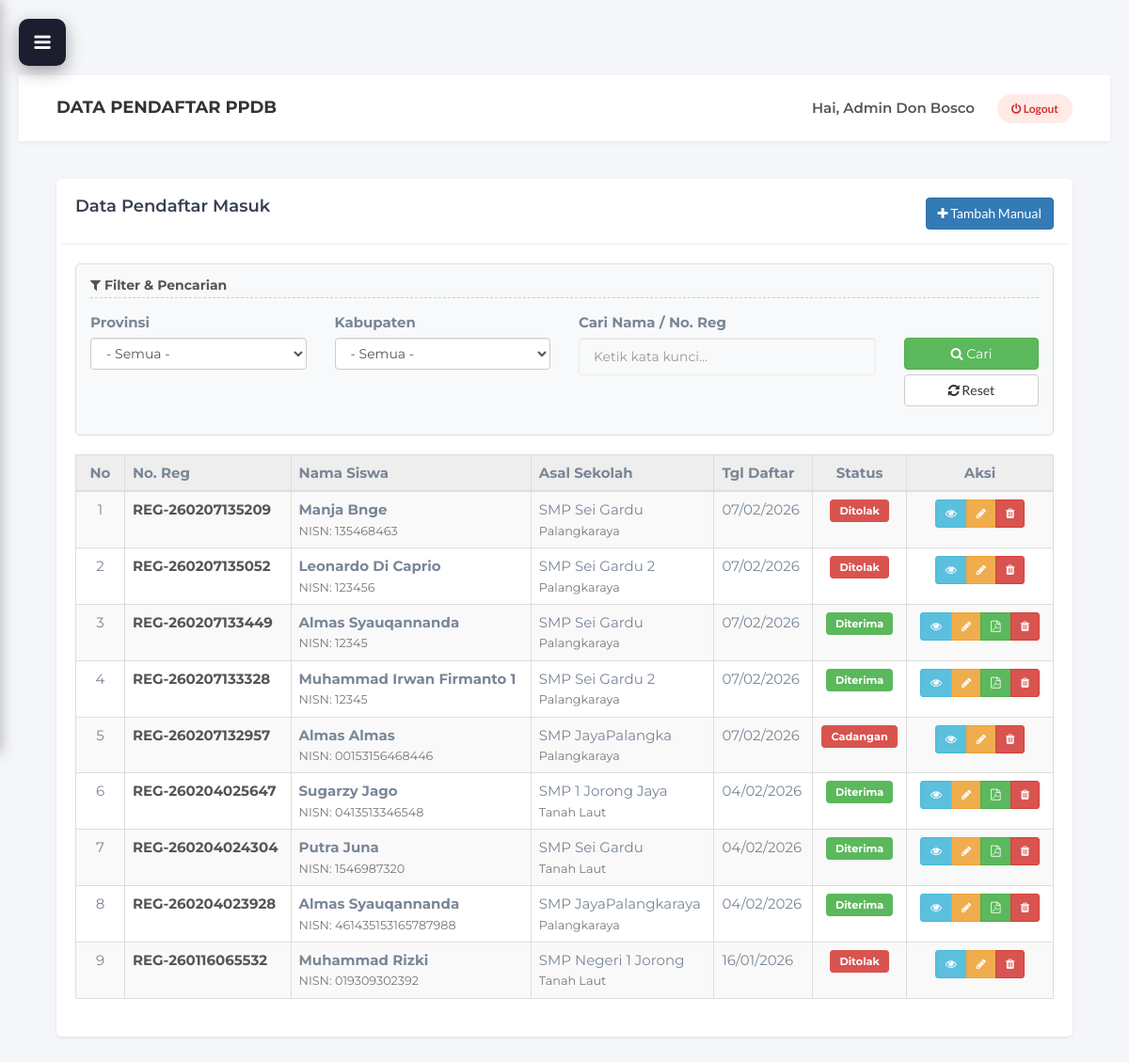
The app's page /admin/pendaftar_ppdb.php (signed in), older data.
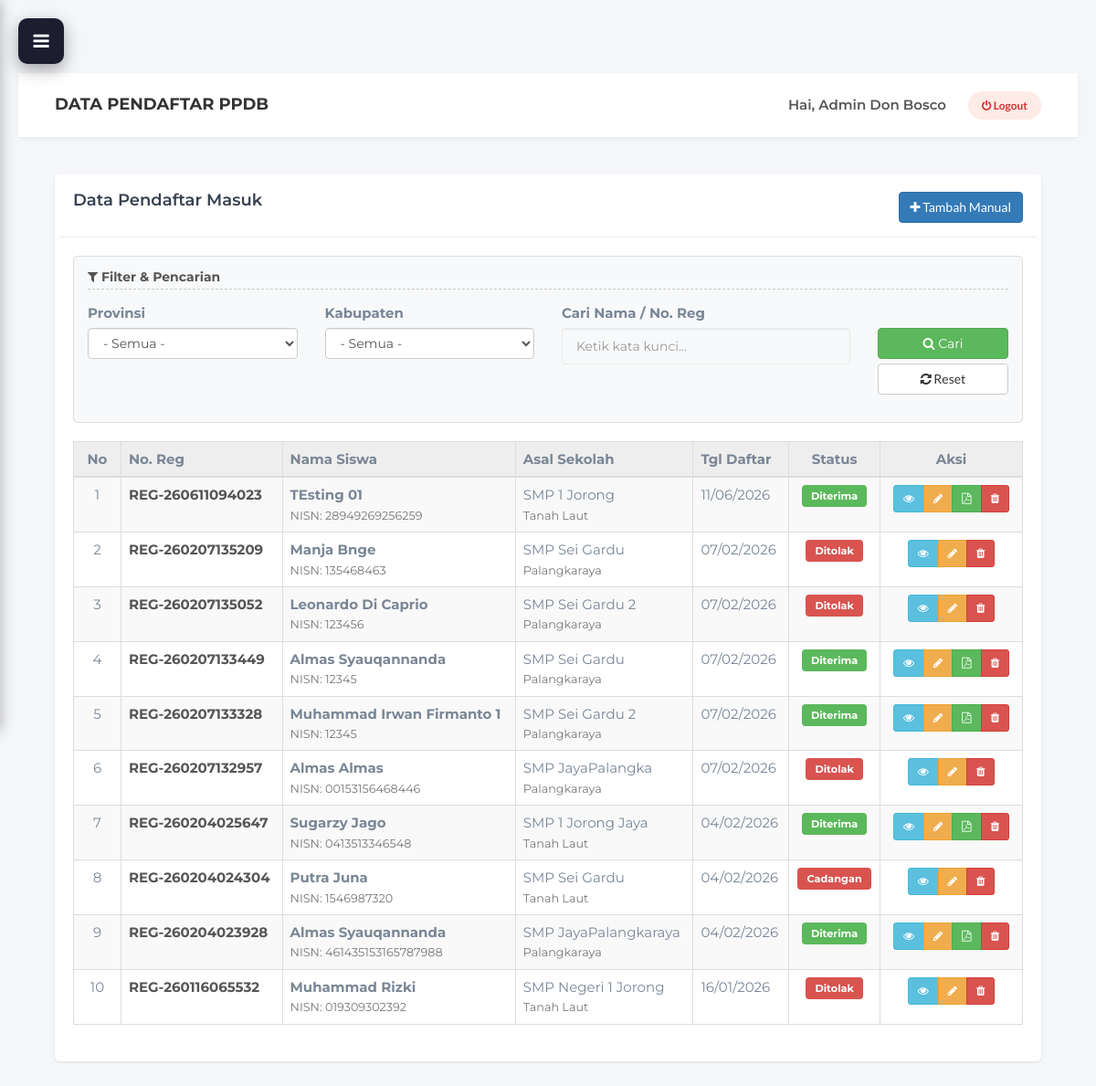
The same page, newer data.
### tables this page shows
CREATE TABLE `pendaftar_ppdb` (
  `id_pendaftar` int NOT NULL,
  `no_registrasi` varchar(20) DEFAULT NULL,
  `nisn` varchar(20) NOT NULL,
  `nama_lengkap` varchar(100) NOT NULL,
  `tempat_lahir` varchar(50) NOT NULL,
  `tanggal_lahir` date NOT NULL,
  `jenis_kelamin` enum('Laki-Laki','Perempuan') NOT NULL,
  `agama` varchar(20) NOT NULL,
  `alamat_lengkap` text NOT NULL,
  `no_hp_siswa` varchar(20) NOT NULL,
  `email_siswa` varchar(100) NOT NULL,
  `no_kk` varchar(20) NOT NULL,
  `nik` varchar(20) NOT NULL,
  `no_akte_lahir` varchar(50) NOT NULL,
  `npsn_smp` varchar(20) NOT NULL,
  `nama_sekolah_asal` varchar(100) NOT NULL,
  `provinsi_smp` varchar(50) NOT NULL,
  `kabupaten_smp` varchar(50) NOT NULL,
  `kecamatan_smp` varchar(50) NOT NULL,
  `foto_siswa` varchar(255) DEFAULT NULL,
  `tanggal_daftar` datetime DEFAULT CURRENT_TIMESTAMP,
  `status_seleksi` enum('Menunggu','Diterima','Ditolak','Cadangan') DEFAULT 'Menunggu',
  `jalur_seleksi` enum('Prestasi','Zonasi','Afirmasi') NOT NULL DEFAULT 'Zonasi'
);

### views/admin/pendaftar_ppdb.php (the view, shortened to what the rows shown need)
<?php
$rootPath = dirname(__DIR__, 2);
require_once $rootPath . '/models/PPDBModel.php';
$ppdbModel = new PPDBModel();
$aksi = isset($_GET['aksi']) ? $_GET['aksi'] : 'index';
$data_pendaftar = $ppdbModel->getAllPendaftar($_GET);
require_once 'template/header.php';
require_once 'template/sidebar.php';
?>
<div class="main-content">
    <div class="content-wrapper">
        <?php
        if ($aksi == 'tambah'):
        ?>
            <div class="row">
                <div class="col-md-12">
                    <div class="card-box" style="background: #fff; padding: 25px; border-radius: 5px; box-shadow: 0 1px 3px rgba(0,0,0,0.1);">
                        <div class="row">
                            <div class="col-md-6"><h4><i class="fa fa-plus-circle"></i> Tambah Data Siswa Baru</h4></div>
                            <div class="col-md-6 text-right"><a href="pendaftar_ppdb.php" class="btn btn-default">Batal</a></div>
                        </div>
                        <hr>
                        <form action="pendaftar_ppdb.php?aksi=proses_tambah" method="POST" enctype="multipart/form-data">
                            <div class="row">
                                <div class="col-md-6">
                                    <h5 style="border-bottom: 2px solid #007bff; padding-bottom: 5px; margin-bottom: 15px;"><i class="fa fa-user"></i> Data Pribadi</h5>
                                    <div class="form-group">
                                        <label>NISN <span class="text-danger">*</span></label>
                                        <input type="number" name="nisn" class="form-control" placeholder="Masukkan NISN" required>
                                    </div>
                                    <div class="form-group">
                                        <label>Nama Lengkap <span class="text-danger">*</span></label>
                                        <input type="text" name="nama_lengkap" class="form-control" placeholder="Masukkan nama lengkap" required>
                                    </div>
                                    <div class="row">
                                        <div class="col-md-6">
                                            <div class="form-group">
                                                <label>Tempat Lahir <span class="text-danger">*</span></label>
                                                <input type="text" name="tempat_lahir" class="form-control" placeholder="Kota/Kabupaten" required>
                                            </div>
                                        </div>
                                        <div class="col-md-6">
                                            <div class="form-group">
                                                <label>Tanggal Lahir <span class="text-danger">*</span></label>
                                                <input type="date" name="tanggal_lahir" class="form-control" required>
                                            </div>
                                        </div>
                                    </div>
                                    <div class="form-group">
                                        <label>Jenis Kelamin <span class="text-danger">*</span></label>
                                        <select name="jenis_kelamin" class="form-control" required>
                                            <option value="">- Pilih -</option>
                                            <option value="Laki-laki">Laki-laki</option>
                                            <option value="Perempuan">Perempuan</option>
                                        </select>
                                    </div>
                                    <div class="form-group">
                                        <label>Agama <span class="text-danger">*</span></label>
                                        <select name="agama" class="form-control" required>
                                            <option value="">- Pilih -</option>
                                            <option value="Islam">Islam</option>
                                            <option value="Kristen">Kristen</option>
                                            <option value="Katolik">Katolik</option>
                                            <option value="Hindu">Hindu</option>
                                            <option value="Buddha">Buddha</option>
                                            <option value="Konghucu">Konghucu</option>
                                        </select>
                                    </div>
                                    <div class="form-group">
                                        <label>Jalur Seleksi <span class="text-danger">*</span></label>
                                        <select name="jalur_seleksi" class="form-control" required>
                                            <option value="">- Pilih -</option>
                                            <option value="Zonasi">Zonasi</option>
                                            <option value="Afirmasi">Afirmasi</option>
                                            <option value="Prestasi">Prestasi</option>
                                        </select>
                                    </div>
                                    <div class="form-group">
                                        <label>Alamat Lengkap <span class="text-danger">*</span></label>
                                        <textarea name="alamat_lengkap" class="form-control" rows="3" placeholder="Jalan, RT/RW, Kelurahan, Kecamatan" required></textarea>
                                    </div>
                                </div>
                                <div class="col-md-6">
                                    <h5 style="border-bottom: 2px solid #28a745; padding-bottom: 5px; margin-bottom: 15px;"><i class="fa fa-phone"></i> Kontak & Berkas</h5>
                                    <div class="form-group">
                                        <label>No HP Siswa</label>
                                        <input type="text" name="no_hp_siswa" class="form-control" placeholder="08xxxxxxxxxx">
                                    </div>
                                    <div class="form-group">
                                        <label>Email Siswa</label>
                                        <input type="email" name="email_siswa" class="form-control" placeholder="email@example.com">
                                    </div>
                                    <div class="form-group">
                                        <label>No. Kartu Keluarga (KK) <span class="text-danger">*</span></label>
                                        <input type="text" name="no_kk" class="form-control" placeholder="16 digit" required>
                                    </div>
                                    <div class="form-group">
                                        <label>NIK (Nomor Induk Kependudukan) <span class="text-danger">*</span></label>
                                        <input type="text" name="nik" class="form-control" placeholder="16 digit" required>
                                    </div>
                                    <div class="form-group">
                                        <label>No. Akte Lahir <span class="text-danger">*</span></label>
                                        <input type="text" name="no_akte_lahir" class="form-control" placeholder="Nomor akte kelahiran" required>
                                    </div>
                                    <div class="form-group">
                                        <label>Foto Siswa</label>
                                        <input type="file" name="foto_siswa" class="form-control" accept="image/*">
                                        <small class="text-muted">Format: JPG, PNG, JPEG (Max 2MB)</small>
                                    </div>
                                    <h5 style="border-bottom: 2px solid #ffc107; padding-bottom: 5px; margin-bottom: 15px; margin-top: 25px;"><i class="fa fa-graduation-cap"></i> Data Sekolah Asal</h5>
                                    <div class="form-group">
                                        <label>Nama Sekolah Asal (SMP/MTs) <span class="text-danger">*</span></label>
                                        <input type="text" name="nama_sekolah_asal" class="form-control" placeholder="Nama lengkap sekolah" required>
                                    </div>
                                    <div class="form-group">
                                        <label>NPSN Sekolah Asal</label>
                                        <input type="text" name="npsn_smp" class="form-control" placeholder="8 digit NPSN">
                                    </div>
                                    <div class="form-group">
                                        <label>Provinsi Sekolah Asal <span class="text-danger">*</span></label>
                                        <input type="text" name="provinsi_smp" class="form-control" placeholder="Nama provinsi" required>
                                    </div>
                                    <div class="form-group">
                                        <label>Kabupaten/Kota Sekolah Asal <span class="text-danger">*</span></label>
                                        <input type="text" name="kabupaten_smp" class="form-control" placeholder="Nama kabupaten/kota" required>
                                    </div>
                                    <div class="form-group">
                                        <label>Kecamatan Sekolah Asal <span class="text-danger">*</span></label>
                                        <input type="text" name="kecamatan_smp" class="form-control" placeholder="Nama kecamatan" required>
                                    </div>
                                </div>
                            </div>
                            <hr>
                            <div class="text-center">
                                <button type="submit" class="btn btn-primary btn-lg" style="min-width: 200px;"><i class="fa fa-save"></i> Simpan Data</button>
                                <a href="pendaftar_ppdb.php" class="btn btn-default btn-lg" style="min-width: 150px;">Batal</a>
                            </div>
                        </form>
                    </div>
                </div>
            </div>
        <?php
        else: ?>
        <div class="card-box" style="background: #fff; padding: 20px; border-radius: 5px; box-shadow: 0 1px 3px rgba(0,0,0,0.1);">
                <div class="table-responsive">
                    <table class="table table-hover table-striped table-bordered">
                        <thead>
                            <tr style="background: #eee;">
                                <th width="5%" class="text-center">No</th>
                                <th>No. Reg</th>
                                <th>Nama Siswa</th>
                                <th>Asal Sekolah</th>
                                <th>Tgl Daftar</th>
                                <th class="text-center">Status</th>
                                <th width="15%" class="text-center">Aksi</th>
                            </tr>
                        </thead>
                        <tbody>
                            <?php
                            $no = 1;
                            if (!empty($data_pendaftar)) {
                                foreach ($data_pendaftar as $d) {
                                    $badge_color = 'warning';
                                    if($d['status_seleksi'] == 'Diterima') $badge_color = 'success';
                                    if($d['status_seleksi'] == 'Ditolak') $badge_color = 'danger';
                                    if($d['status_seleksi'] == 'Cadangan') $badge_color = 'info';
                            ?>
                            <tr>
                                <td class="text-center"><?php echo $no++; ?></td>
                                <td>
                                    <span style="font-weight:bold; color: #555;"><?php echo $d['no_registrasi']; ?></span>
                                </td>
                                <td>
                                    <strong><?php echo htmlspecialchars($d['nama_lengkap']); ?></strong> <br>
                                    <small class="text-muted">NISN: <?php echo $d['nisn']; ?></small>
                                </td>
                                <td>
                                    <?php echo htmlspecialchars($d['nama_sekolah_asal']); ?><br>
                                    <small class="text-muted"><?php echo $d['kabupaten_smp']; ?></small>
                                </td>
                                <td><?php echo date('d/m/Y', strtotime($d['tanggal_daftar'])); ?></td>
                                <td class="text-center">
                                    <span class="label label-<?php echo $badge_color; ?>" style="padding: 5px 10px; border-radius: 4px; color: #fff; background-color: <?php echo ($badge_color == 'warning' ? '#f0ad4e' : ($badge_color == 'success' ? '#5cb85c' : '#d9534f')); ?>;">
                                        <?php echo $d['status_seleksi']; ?>
                                    </span>
                                </td>
                                <td class="text-center">
                                    <div class="btn-group">
                                        <a href="pendaftar_ppdb.php?aksi=detail&id=<?php echo $d['id_pendaftar']; ?>" class="btn btn-sm btn-info" title="Lihat"><i class="fa fa-eye"></i></a>
                                        <a href="pendaftar_ppdb.php?aksi=edit&id=<?php echo $d['id_pendaftar']; ?>" class="btn btn-sm btn-warning" title="Edit"><i class="fa fa-pencil"></i></a>
                                        <?php if ($d['status_seleksi'] == 'Diterima'): ?>
                                        <a href="cetak_surat_lulus.php?id=<?php echo $d['id_pendaftar']; ?>" target="_blank" class="btn btn-sm btn-success" title="Cetak Surat Keterangan Lulus"><i class="fa fa-file-pdf-o"></i></a>
                                        <?php endif; ?>
                                        <a href="pendaftar_ppdb.php?aksi=hapus&id=<?php echo $d['id_pendaftar']; ?>" class="btn btn-sm btn-danger" onclick="return confirm('Hapus?')" title="Hapus"><i class="fa fa-trash"></i></a>
                                    </div>
                                </td>
                            </tr>
                            <?php
                                }
                            } else {
                                echo "<tr><td colspan='7' class='text-center' style='padding: 20px; font-weight: bold;'>Tidak ada data ditemukan dengan filter tersebut.</td></tr>";
                            }
                            ?>
                        </tbody>
                    </table>
                </div>
        </div>
        <?php endif; ?>
    </div>
</div>
<?php require_once 'template/footer.php'; ?>

Row changes from the older to the newer data that the page shows:
added pendaftar_ppdb: no_registrasi "REG-260611094023", nama_lengkap "TEsting 01", nisn "28949269256259", nama_sekolah_asal "SMP 1 Jorong", kabupaten_smp "Tanah Laut", tanggal_daftar "11/06/2026", status_seleksi "Diterima"
changed pendaftar_ppdb "REG-260207132957": status_seleksi "Cadangan" → "Ditolak"
changed pendaftar_ppdb "REG-260204024304": status_seleksi "Diterima" → "Cadangan"
